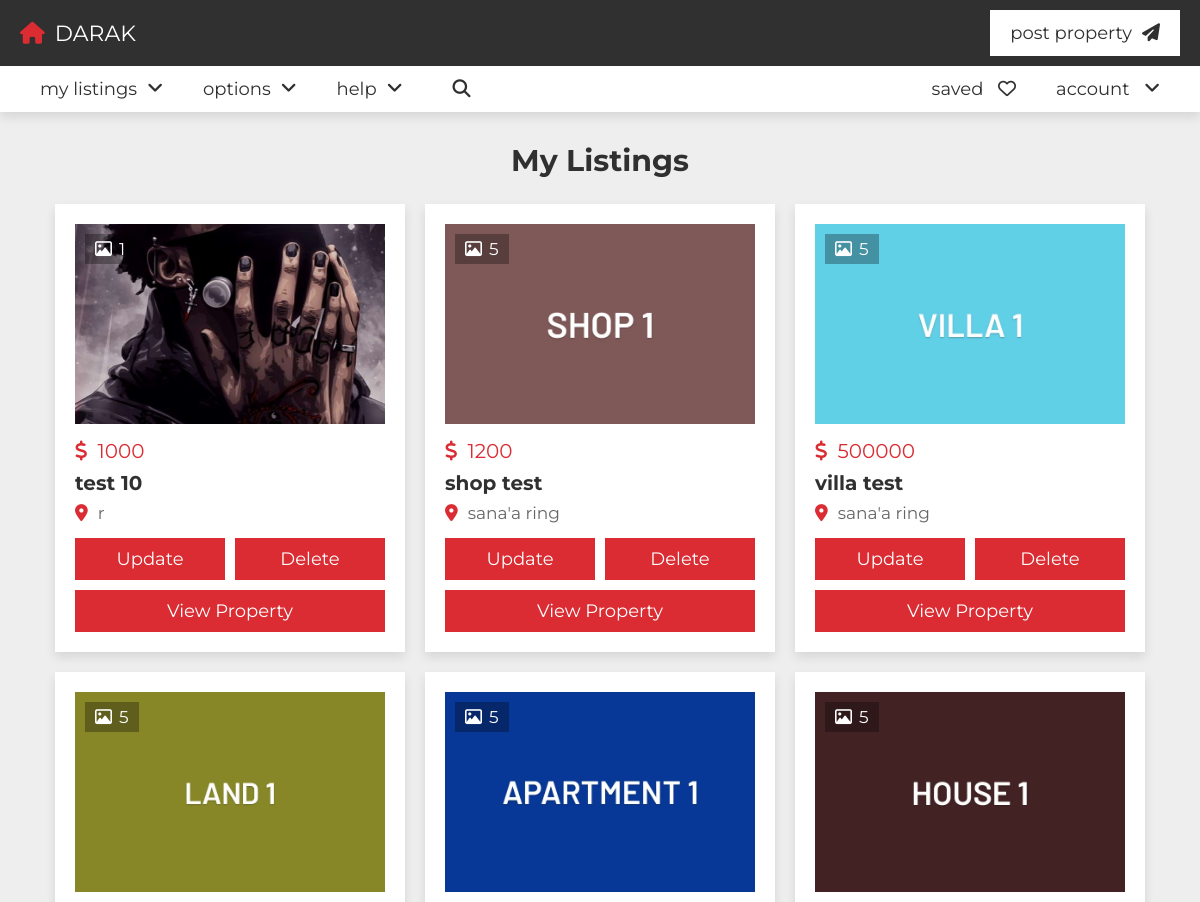
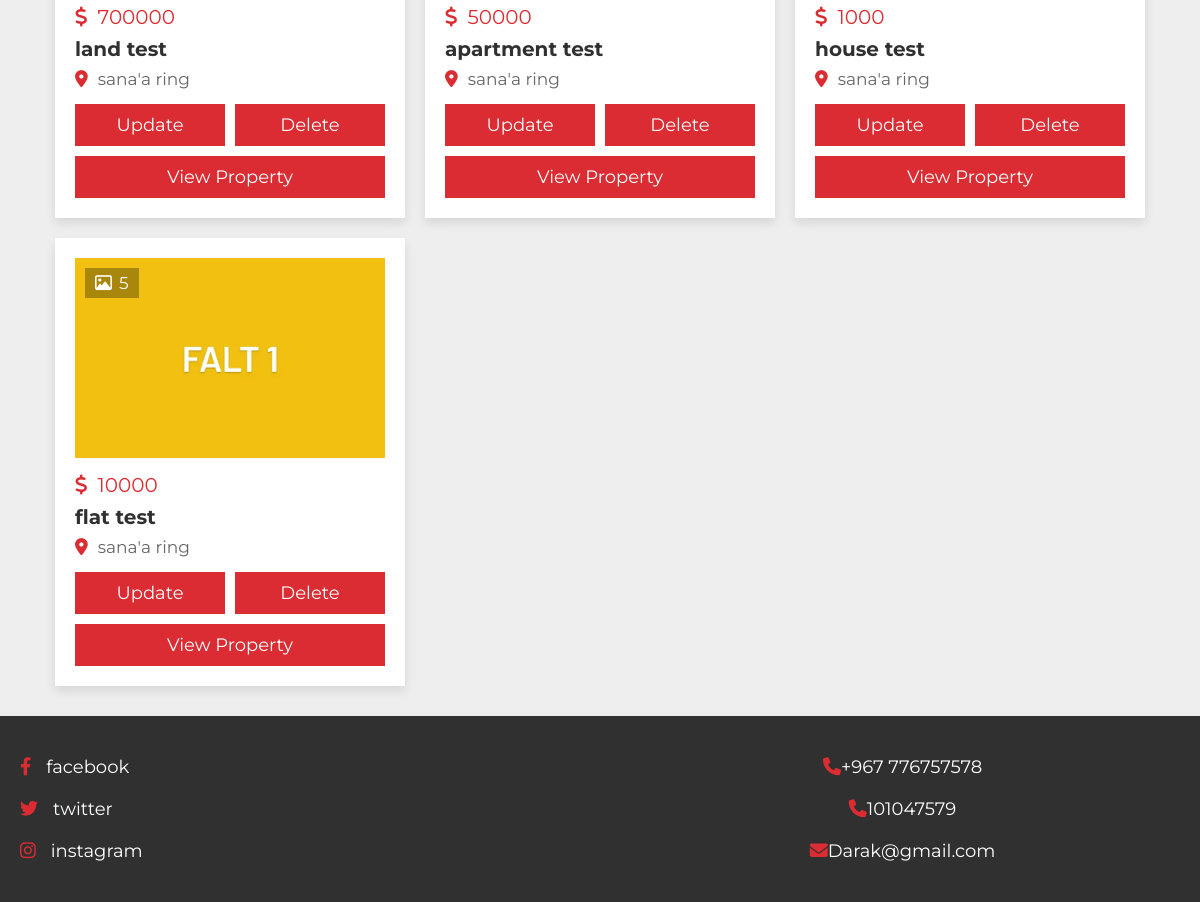
Page /my_listings.php (signed in) on the committed database (2 pictures, top to bottom).
### tables this page shows
CREATE TABLE IF NOT EXISTS `property` (
  `id` varchar(20) NOT NULL,
  `user_id` varchar(20) NOT NULL,
  `property_name` varchar(50) NOT NULL,
  `address` varchar(100) NOT NULL,
  `city` varchar(1000) NOT NULL,
  `price` varchar(10) NOT NULL,
  `currency` varchar(1000) NOT NULL,
  `type` varchar(10) NOT NULL,
  `category` varchar(255) DEFAULT NULL,
  `title` varchar(255) DEFAULT NULL,
  `offer` varchar(10) NOT NULL,
  `contract` varchar(1000) NOT NULL,
  `status` varchar(50) NOT NULL,
  `furnished` varchar(50) NOT NULL,
  `halls` varchar(1000) NOT NULL,
  `bhk` varchar(10) NOT NULL,
  `deposite` varchar(10) NOT NULL,
  `bedroom` varchar(10) NOT NULL,
  `bathroom` varchar(10) NOT NULL,
  `balcony` varchar(10) NOT NULL,
  `carpet` varchar(10) NOT NULL,
  `age` varchar(2) NOT NULL,
  `finishing` varchar(1000) NOT NULL,
  `total_floors` varchar(2) NOT NULL,
  `room_floor` varchar(2) NOT NULL,
  `loan` varchar(50) NOT NULL,
  `lift` varchar(3) NOT NULL DEFAULT 'no',
  `security_guard` varchar(3) NOT NULL DEFAULT 'no',
  `play_ground` varchar(3) NOT NULL DEFAULT 'no',
  `garden` varchar(3) NOT NULL DEFAULT 'no',
  `water_supply` varchar(3) NOT NULL DEFAULT 'no',
  `power_backup` varchar(3) NOT NULL DEFAULT 'no',
  `parking_area` varchar(3) NOT NULL DEFAULT 'no',
  `gym` varchar(3) NOT NULL DEFAULT 'no',
  `shopping_mall` varchar(3) NOT NULL DEFAULT 'no',
  `hospital` varchar(3) NOT NULL DEFAULT 'no',
  `school` varchar(3) NOT NULL DEFAULT 'no',
  `market_area` varchar(3) NOT NULL DEFAULT 'no',
  `image_01` varchar(50) NOT NULL,
  `image_02` varchar(50) NOT NULL,
  `image_03` varchar(50) NOT NULL,
  `image_04` varchar(50) NOT NULL,
  `image_05` varchar(50) NOT NULL,
  `description` varchar(1000) NOT NULL,
  `date` datetime NOT NULL DEFAULT CURRENT_TIMESTAMP,
  PRIMARY KEY (`id`)
);

### my_listings.php (the view, shortened to what this page needs)
<?php
include 'components/connect.php';
if(isset($_COOKIE['user_id'])){
   $user_id = $_COOKIE['user_id'];
}else{
   $user_id = '';
   header('location:login.php');
}
?>
<!DOCTYPE html>
<html lang="en">
<head>
   <link rel="stylesheet" href="https://cdnjs.cloudflare.com/ajax/libs/font-awesome/6.2.0/css/all.min.css">
   <link rel="stylesheet" href="css/style.css">
</head>
<body>
<?php include 'components/user_header.php'; ?>
<section class="my-listings">
   <h1 class="heading">my listings</h1>
   <div class="box-container">
   <?php
      $select_properties = $conn->prepare("SELECT * FROM `property` WHERE user_id = ? ORDER BY date DESC");
      $select_properties->execute([$user_id]);
      if($select_properties->rowCount() > 0){
         while($fetch_property = $select_properties->fetch(PDO::FETCH_ASSOC)){
         $property_id = $fetch_property['id'];
         if(!empty($fetch_property['image_02'])){
            $image_coutn_02 = 1;
         }else{
            $image_coutn_02 = 0;
         }
         if(!empty($fetch_property['image_03'])){
            $image_coutn_03 = 1;
         }else{
            $image_coutn_03 = 0;
         }
         if(!empty($fetch_property['image_04'])){
            $image_coutn_04 = 1;
         }else{
            $image_coutn_04 = 0;
         }
         if(!empty($fetch_property['image_05'])){
            $image_coutn_05 = 1;
         }else{
            $image_coutn_05 = 0;
         }
         $total_images = (1 + $image_coutn_02 + $image_coutn_03 + $image_coutn_04 + $image_coutn_05);
   ?>
   <form accept="" method="POST" class="box">
      <div class="thumb">
         <p><i class="far fa-image"></i><span><?= $total_images; ?></span></p>
         <img src="uploaded_files/<?= $fetch_property['image_01']; ?>" alt="">
      </div>
      <div class="price"><i class="fas fa-dollar-sign"></i><span><?= $fetch_property['price']; ?></span></div>
      <h3 class="name"><?= $fetch_property['property_name']; ?></h3>
      <p class="location"><i class="fas fa-map-marker-alt"></i><span><?= $fetch_property['address']; ?></span></p>
      <div class="flex-btn">
         <a href="update_property.php?get_id=<?= $property_id; ?>" class="btn">update</a>
         <input type="submit" name="delete" value="delete" class="btn" onclick="return confirm('delete this listing?');">
      </div>
      <a href="view_property.php?get_id=<?= $property_id; ?>" class="btn">view property</a>
   </form>
   <?php
         }
      }else{
         echo '<p class="empty">no properties added yet! <a href="post_property.php" style="margin-top:1.5rem;" class="btn">add new</a></p>';
      }
      ?>
   </div>
</section>
<?php include 'components/footer.php'; ?>
</body>
</html>

### components/user_header.php (shortened to what this page needs)
<header class="header">
   <nav class="navbar nav-1">
      <section class="flex">
         <a href="home.php" class="logo"><i class="fas fa-house"></i>DARAK</a>
         <ul>
            <li><a href="post_property.php">post property<i class="fas fa-paper-plane"></i></a></li>
         </ul>
      </section>
   </nav>
   <nav class="navbar nav-2">
      <section class="flex">
         <div class="menu">
            <ul>
               <li><a href="#">my listings<i class="fas fa-angle-down"></i></a>
               </li>
               <li><a href="#">options<i class="fas fa-angle-down"></i></a>
               </li>
               <li><a href="#">help<i class="fas fa-angle-down"></i></a>
               </li>
               <li><a href="search.php"> <div class="search-icon">
                <i class="fas fa-search"></i>
            </ul>
         </div>
         <ul>
            <li><a href="saved.php">saved <i class="far fa-heart"></i></a></li>
            <li><a href="#">account <i class="fas fa-angle-down"></i></a>
            </li>
         </ul>
      </section>
   </nav>
</header>

### components/footer.php
<footer class="footer">
   <section class="flex">
   <div class="box">
         <a href="#"><i class="fab fa-facebook-f"></i><span>facebook</span></a>
         <a href="#"><i class="fab fa-twitter"></i><span>twitter</span></a>
         <a href="#"><i class="fab fa-instagram"></i><span>instagram</span></a>
      </div>
      <div class="box">
         <a href="tel:776757578"><i class="fas fa-phone"></i><span>+967 776757578</span></a>
         <a href="tel:101047579"><i class="fas fa-phone"></i><span>101047579</span></a>
         <a href="Email:Darak@gmail.com"><i class="fas fa-envelope"></i><span>Darak@gmail.com</span></a>
      </div>
   </section>
</footer>

### css/style.css (style rules this page uses)
:root { --main-color:#DA2C32; --light-color:#666; --light-bg:#eee; --white:#fff; --black:#303030; --border:.1rem solid var(--light-color); --box-shodow:0 .5rem 1rem rgba(0,0,0,.1); }
* { font-family: 'Montserrat', sans-serif; margin: 0; padding: 0; box-sizing: border-box; outline: none; border: none; text-decoration: none; }
html { font-size: 62.5%; overflow-x: hidden; scroll-behavior: smooth; scroll-padding-top: 10rem; }
body { background-color: var(--light-bg); }
section { padding: 3rem 2rem; max-width: 1200px; margin: 0 auto; }
.heading { text-align: center; padding-bottom: 2.5rem; font-size: 3rem; color: var(--black); text-transform: capitalize; }
.btn, .inline-btn { margin-top: 1rem; padding: 1rem 3rem; background-color: var(--main-color); color: var(--white); cursor: pointer; text-align: center; font-size: 1.8rem; text-transform: capitalize; }
.btn { display: block; width: 100%; }
.flex-btn { display: flex; gap: 1rem; justify-content: space-between; align-items: flex-end; }
.header { position: sticky; top: 0; left: 0; right: 0; z-index: 1000; box-shadow: var(--box-shodow); }
.header .navbar.nav-1 .flex { padding-top: 1rem; padding-bottom: 1rem; }
.header .navbar.nav-2 .flex { padding-top: 0; padding-bottom: 0; }
.header .navbar.nav-1 { background-color: var(--black); }
.header .navbar.nav-2 { background-color: var(--white); }
.header .navbar .flex { display: flex; align-items: center; justify-content: space-between; }
.header .navbar .flex .logo { font-size: 2.2rem; color: var(--white); }
.header .navbar .flex .logo i { color: var(--main-color); margin-right: 1rem; }
.header .navbar .flex ul { list-style: none; }
.header .navbar .flex ul li { float: left; position: relative; }
.header .navbar .flex ul li a { display: inline-block; padding: 1.2rem 2rem; font-size: 1.8rem; color: var(--black); background-color: var(--white); }
.header .navbar .flex ul li a i { margin-left: 1rem; }
.my-listings .box-container { display: grid; grid-template-columns: repeat(auto-fit, 35rem); gap: 2rem; justify-content: center; align-items: flex-start; }
.my-listings .box-container .box { background-color: var(--white); box-shadow: var(--box-shodow); padding: 2rem; overflow-x: hidden; }
.my-listings .box-container .box .thumb { position: relative; height: 20rem; margin-bottom: 1.5rem; }
.my-listings .box-container .box .thumb img { height: 100%; width: 100%; object-fit: cover; }
.my-listings .box-container .box .thumb p { position: absolute; top: 1rem; left: 1rem; background-color: rgba(0,0,0,.3); color: var(--white); padding:.5rem 1rem; font-size: 1.7rem; }
.my-listings .box-container .box .thumb p i { margin-right: .7rem; }
.my-listings .box-container .box .price { font-size: 2rem; color: var(--main-color); }
.my-listings .box-container .box .price i { margin-right: 1rem; }
.my-listings .box-container .box .name { font-size: 2rem; color: var(--black); line-height: 1.5; padding: .5rem 0; text-overflow: ellipsis; }
.my-listings .box-container .box .location { padding-bottom: .5rem; font-size: 1.7rem; color: var(--light-color); }
.my-listings .box-container .box .location i { margin-right: 1rem; color: var(--main-color); }
.footer { background-color: var(--black); }
.footer .flex { display: flex; flex-wrap: wrap; gap: 2rem; justify-content: space-between; }
.footer .flex .box { flex: 1 1 30rem; }
.footer .flex .box a { display: block; padding: 1rem 0; font-size: 1.8rem; }
.footer .flex .box a span { color: var(--white); }
.footer .flex .box a i { color: var(--main-color); }
.footer .flex .box:last-child { text-align: right; }
.footer .flex .box:last-child a i { margin-left: 1.5rem; }
.footer .flex .box:first-child a i { margin-right: 1.5rem; }
.footer .flex .box:nth-child(2) { text-align: center; }

### rows in the picture
property: total_images "1", image_01 (picture), price "1000", property_name "test 10", address "r"
property: total_images "5", image_01 (picture), price "1200", property_name "shop test", address "sana'a ring"
property: total_images "5", image_01 (picture), price "500000", property_name "villa test", address "sana'a ring"
property: total_images "5", image_01 (picture), price "700000", property_name "land test", address "sana'a ring"
property: total_images "5", image_01 (picture), price "50000", property_name "apartment test", address "sana'a ring"
property: total_images "5", image_01 (picture), price "1000", property_name "house test", address "sana'a ring"
property: total_images "5", image_01 (picture), price "10000", property_name "flat test", address "sana'a ring"
